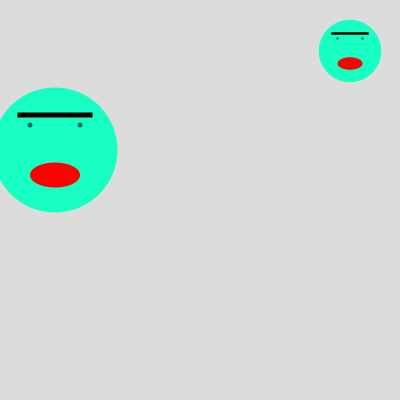
Frame 1 (no input)
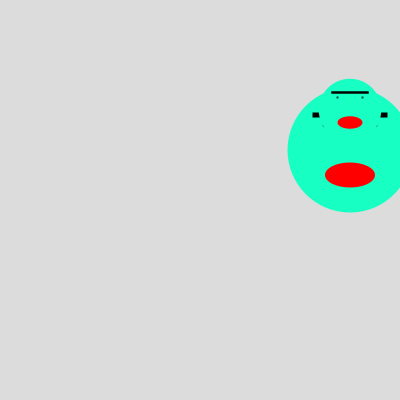
Frame 60 (the mouse pressed at the canvas centre just before this capture)
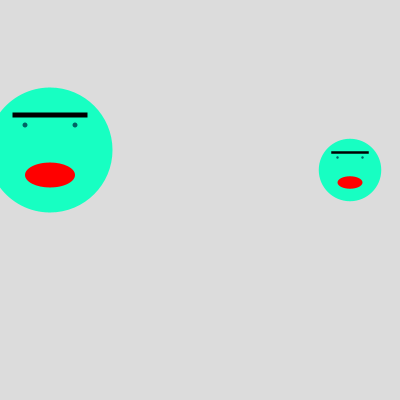
Frame 120 (the mouse held since frame 60 and released just before this capture)

The Processing sketch that drew these frames (run headless with seeded random() and noise(); from frame 60 on, the mouse is pressed at the canvas centre):

// Processing sketch: Intro_to_Functions_Animated
// ── Intro_to_Functions_Animated.pde
//Set up global variables here
float mrBigXPosition;
float mrSmallYPosition;
float mrSmallSpeed;

void setup() {
  size(400, 400);
  mrBigXPosition = 50;
  mrSmallYPosition = 50;
  mrSmallSpeed = 1;
}

void draw() {

  
  background(220);
  
  mrBigXPosition = mrBigXPosition + 5;
  
  if (mrBigXPosition >= 500) {
    mrBigXPosition = -100;
    
  }
  
  drawCharacter(mrBigXPosition,150,0.5);  //big
  
  
  mrSmallYPosition = mrSmallYPosition + mrSmallSpeed;
  
  if ((mrSmallYPosition >= 350) || (mrSmallYPosition <= 50)) {
    mrSmallSpeed = mrSmallSpeed* -1;
  }
  
  drawCharacter(350,mrSmallYPosition,0.25); //small
  //drawCharacter(mouseX,mouseY,0.5);


  
}

/*
This function draws the angry character to the screen

Returns: none

Parameters:
xPostIn:  float - x positition of the character drawn to screen
yPostIn:  float - y positition of the character drawn to screen
sizeIn:   float - the size of the character on the screen
*/
void drawCharacter(float xPosIn, float yPosIn, float sizeIn) {
  
  float faceSize = sizeIn;
  float xPosition = xPosIn/faceSize;
  float yPosition = yPosIn/faceSize;
  
  
  scale(faceSize);
  noStroke();
  
  //Face
  fill(23,255,194);
  circle(xPosition,yPosition,250);
  
  //Eyes
  fill(0,100,100);
  circle(xPosition+50,yPosition-50,10);  
  circle(xPosition-50,yPosition-50,10);  //Left Eye
  
  //Mouth
  fill(255,0,0);
  ellipse(xPosition,yPosition+50,100,50);
  
  
  //Eyebrows
  fill(0);
  rect(xPosition-75,yPosition-75,150,10);
  resetMatrix();
  
}
